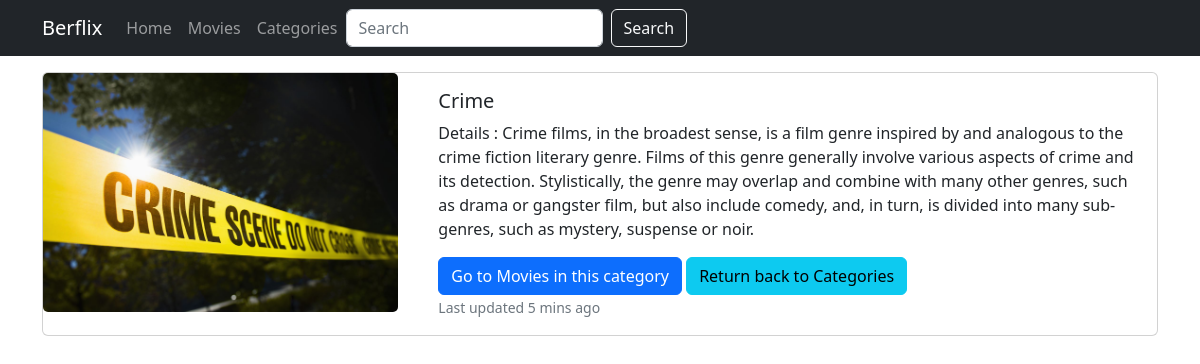
Screenshot of /categories/Crime with the database file from the repository.
### movies/models.py (models this page shows)
class Category(models.Model):
    category_name = models.CharField(max_length=100)
    category_image = models.CharField(max_length=100)
    category_detail = models.TextField(max_length=500, default="This category will be defined soon!")

### movies/views.py (the view)
# urls.py: path("categories/<str:category_name>", views.category_details, name="category_details"),
def category_details(request, category_name):
    data = {
        "category" : Category.objects.get(category_name = category_name)
    }
    return render(request, "category_details.html",data)

### movies/templates/category_details.html (shortened to what this page needs)
{% load static %}
<!DOCTYPE html>
<html lang="en">
<head>
    <link href="https://cdn.jsdelivr.net/npm/bootstrap@5.2.3/dist/css/bootstrap.min.css"
      rel="stylesheet"
>
</head>
<body>
    {% include 'partials/_navbar.html' %}
    <div class="container mt-3">
        <div class="row">
            <div class="col-12">
                <div class="card mb-3">
                  <div class="row no-gutters">
                    <div class="col-md-4">
                      <img src="{% static 'cat_img/'|add:category.category_image %}" class="card-img" alt="{{category.category_name}}">
                    </div>
                    <div class="col-md-8">
                      <div class="card-body">
                        <h5 class="card-title">{{category.category_name}}</h5>
                        <p class="card-text">Details : {{category.category_detail}}</p>
                        <a href="{% url 'category_filter' category.category_name %}" class="btn btn-primary">Go to Movies in this category</a>
                        <a class="btn btn-info" href="{% url 'categories' %}">Return back to Categories</a>
                        <p class="card-text"><small class="text-muted">Last updated 5 mins ago</small></p>
                      </div>
                    </div>
                  </div>
                </div>
            </div>
        </div>
    </div>
</body>
</html>

### rows the page displays
Category: category_image (picture), category_name "Crime", category_detail "Crime films, in the broadest sense, is a film genre inspired by and analogous to the crime fiction literary genre. Films of this genre generally involve various aspects of crime and its detection. Stylistically, the genre may overlap and combine with many other genres, such as drama or gangster film, but also include comedy, and, in turn, is divided into many sub-genres, such as mystery, suspense or noir."
